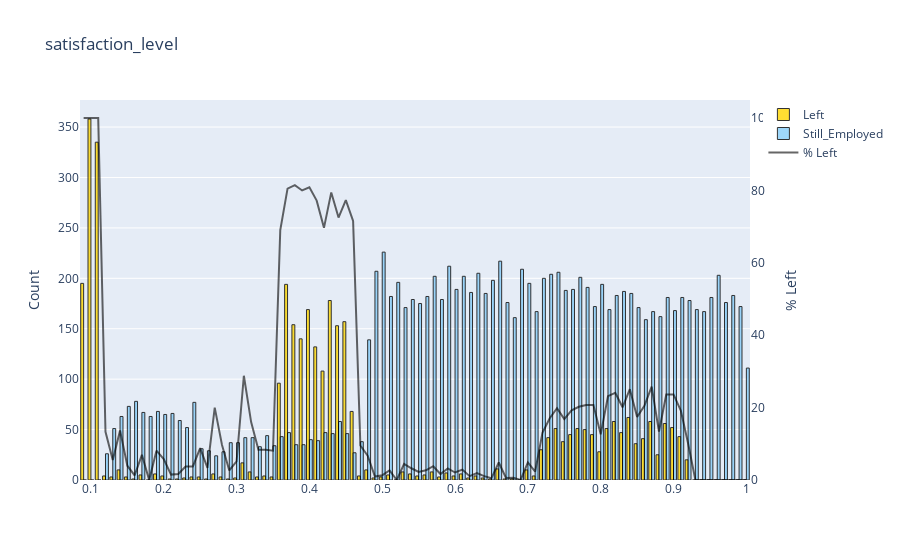
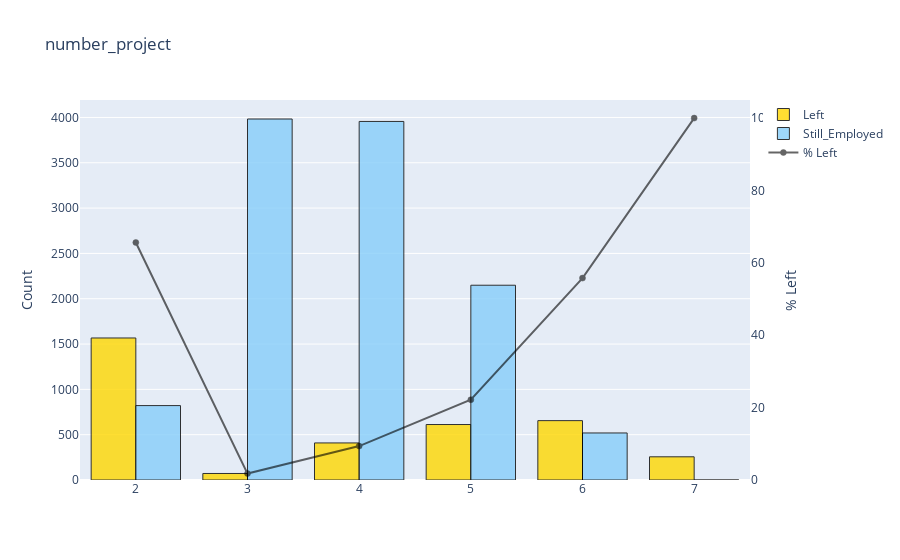

Notebook source saved alongside these figures, in order:
### Code cell
# barplot('column')
barplot('satisfaction_level')
barplot('number_project')
